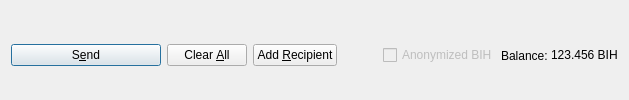
         <widget class="QFrame" name="frame_Send">
          <layout class="QHBoxLayout" name="horizontalLayout">
           <property name="bottomMargin">
            <number>0</number>
           </property>
           <item>
            <widget class="QPushButton" name="sendButton">
             <property name="minimumSize">
              <size>
               <width>150</width>
               <height>0</height>
              </size>
             </property>
             <property name="toolTip">
              <string>Confirm the send action</string>
             </property>
             <property name="text">
              <string>S&amp;end</string>
             </property>
             <property name="icon">
              <iconset resource="../bithost.qrc">
               <normaloff>:/icons/send</normaloff>:/icons/send</iconset>
             </property>
             <property name="autoDefault">
              <bool>false</bool>
             </property>
             <property name="default">
              <bool>true</bool>
             </property>
            </widget>
           </item>
           <item>
            <widget class="QPushButton" name="clearButton">
             <property name="sizePolicy">
              <sizepolicy hsizetype="Minimum" vsizetype="Fixed">
               <horstretch>0</horstretch>
               <verstretch>0</verstretch>
              </sizepolicy>
             </property>
             <property name="toolTip">
              <string>Clear all fields of the form.</string>
             </property>
             <property name="text">
              <string>Clear &amp;All</string>
             </property>
             <property name="icon">
              <iconset resource="../bithost.qrc">
               <normaloff>:/icons/remove</normaloff>:/icons/remove</iconset>
             </property>
             <property name="autoDefault">
              <bool>false</bool>
             </property>
            </widget>
           </item>
           <item>
            <widget class="QPushButton" name="addButton">
             <property name="toolTip">
              <string>Send to multiple recipients at once</string>
             </property>
             <property name="text">
              <string>Add &amp;Recipient</string>
             </property>
             <property name="icon">
              <iconset resource="../bithost.qrc">
               <normaloff>:/icons/add</normaloff>:/icons/add</iconset>
             </property>
             <property name="autoDefault">
              <bool>false</bool>
             </property>
            </widget>
           </item>
           <item>
            <spacer name="horizontalSpacer">
             <property name="orientation">
              <enum>Qt::Horizontal</enum>
             </property>
             <property name="sizeHint" stdset="0">
              <size>
               <width>40</width>
               <height>20</height>
              </size>
             </property>
            </spacer>
           </item>
           <item>
            <layout class="QHBoxLayout" name="horizontalLayout_2">
             <property name="spacing">
              <number>3</number>
             </property>
             <item>
              <widget class="QCheckBox" name="checkzBIH">
               <property name="enabled">
                <bool>false</bool>
               </property>
               <property name="text">
                <string>Anonymized BIH</string>
               </property>
              </widget>
             </item>
             <item>
              <widget class="QLabel" name="label">
               <property name="text">
                <string>Balance:</string>
               </property>
              </widget>
             </item>
             <item>
              <widget class="QLabel" name="labelBalance">
               <property name="sizePolicy">
                <sizepolicy hsizetype="Preferred" vsizetype="Fixed">
                 <horstretch>0</horstretch>
                 <verstretch>0</verstretch>
                </sizepolicy>
               </property>
               <property name="cursor">
                <cursorShape>IBeamCursor</cursorShape>
               </property>
               <property name="text">
                <string notr="true">123.456 BIH</string>
               </property>
               <property name="textInteractionFlags">
                <set>Qt::LinksAccessibleByMouse|Qt::TextSelectableByKeyboard|Qt::TextSelectableByMouse</set>
               </property>
              </widget>
             </item>
            </layout>
           </item>
          </layout>
         </widget>
